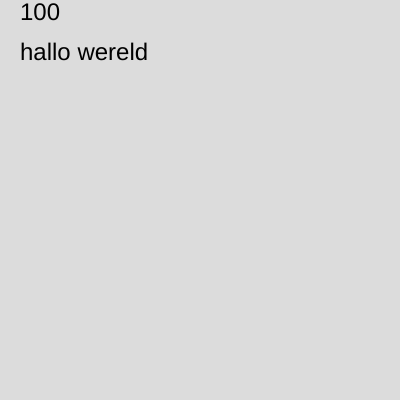
Frame 1 (no input)
Frame 60 (no input): identical to frame 1, image omitted
Frame 120 (the mouse pressed at the canvas centre since frame 60): identical to frame 1, image omitted

The p5.js sketch that drew this single still picture (run headless with seeded random() and noise() and a simulated clock; from frame 60 on, the mouse is pressed at the canvas centre):

// p5.js sketch
// ── sketch.js
let x = 100;{
// zet x naar waarde 100
}
let greeting = "hallo wereld";{
//zet greeting naar text waarde hallo wereld
}
let a = 20;{
let b = 10;
//geeft een waarde aan a en b
let optellen = a + b;
let aftrekken = a - b;
let multiply = a * b;
let delen = a / b;
//maakt sommen met waarde a en b
let y = 80;
}

function setup() {
  createCanvas(400, 400);
}

function draw() {
  background(220);
  textSize(24);
  text(x, 20, 20);
  text(greeting, 20, 60);
}
